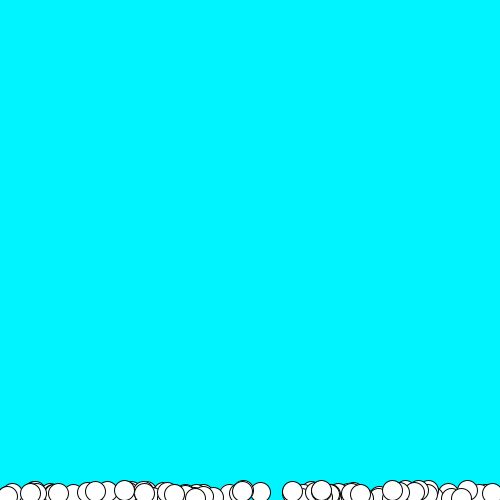
Frame 1 (no input)
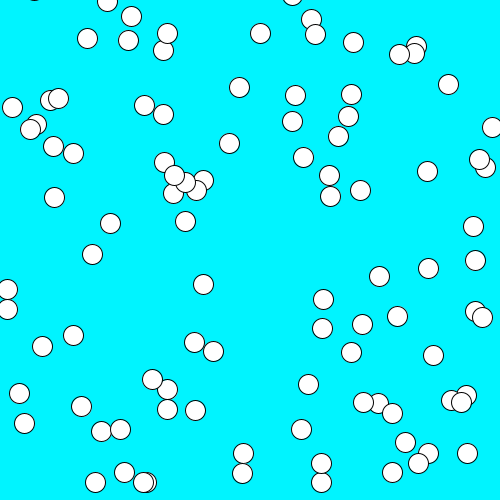
Frame 60 (the mouse pressed at the canvas centre just before this capture)
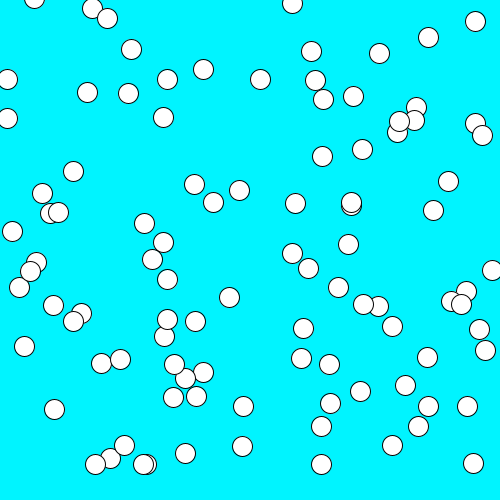
Frame 120 (the mouse held since frame 60 and released just before this capture)

The Processing sketch that drew these frames (run headless with seeded random() and noise(); from frame 60 on, the mouse is pressed at the canvas centre):

// Processing sketch: bubbles
// ── bubbles.pde
float[] x = new float [100];
float[] y = new float [100];
float[] speed = new float[100];
void setup()
{
  size(500, 500);
  for (int i = 0; i < 100; i++)
  {

    x[i] = random(0, 500);
    y[i] = 500;
    speed[i] = random(1, 10);
  }
}





void draw()
{
  background(0, 244, 255);
  for (int i = 0; i < 100; i++)
  {
    y[i]= y[i] - speed[i];
    ellipse(x[i], y[i], 20, 20);  
    if (y[i] < -10)
    {
      y[i] = 500;
    }
  }
}  
